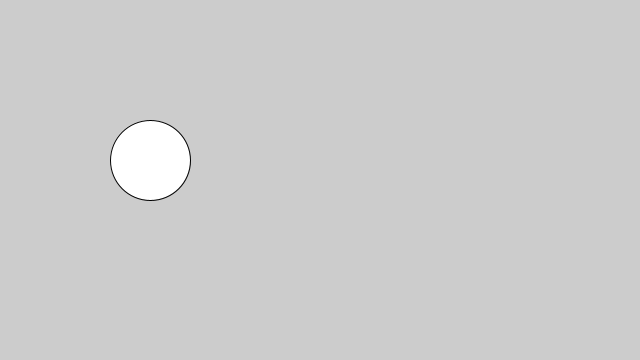
Frame 1 (no input)
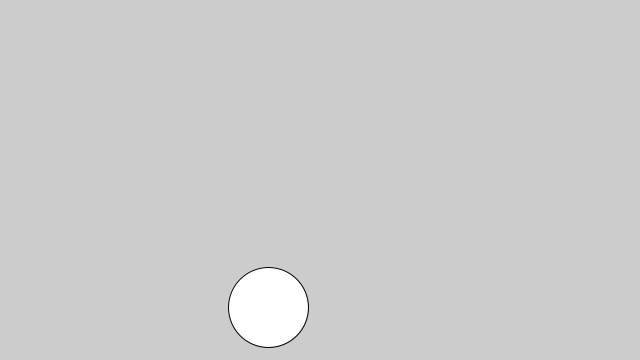
Frame 60 (the mouse pressed at the canvas centre just before this capture)
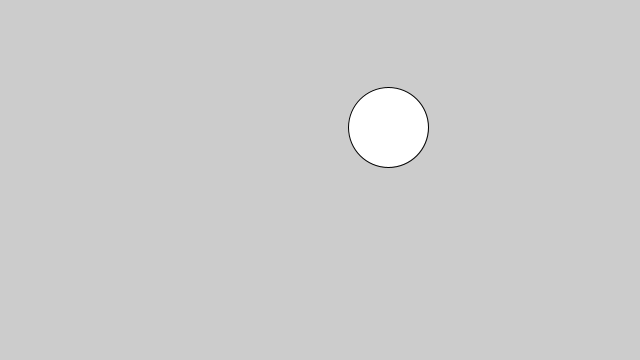
Frame 120 (the mouse held since frame 60 and released just before this capture)

The Processing sketch that drew these frames (run headless with seeded random() and noise(); from frame 60 on, the mouse is pressed at the canvas centre):

// Processing sketch: ball
// ── ball.pde
class PVector {
  float x;
  float y;
  PVector(float x_, float y_) {
    x = x_;
    y = y_;
  }
  void add(PVector v) {
    y = y + v.y;
    x = x + v.x;
  }
  void sub(PVector v) {
    x = x - v.x;
    y = y - v.y;
  }
}
PVector location = new PVector(150,160);
PVector velocity = new PVector(2,3);
int size = 80;
void setup() {
  size(640, 360); // x,y
}
void draw() {
  background(204);
  ellipse(location.x,location.y, size,size);
  move();
}
void move() {
  if (location.x+(size/2) >= 640 || location.x-(size/2) <= 0) {
    velocity.x = velocity.x * -1;
  }
  if (location.y+(size/2) >= 360 || location.y-(size/2) <= 0){
    velocity.y = velocity.y * -1;
  }
  location.add(velocity);
}
